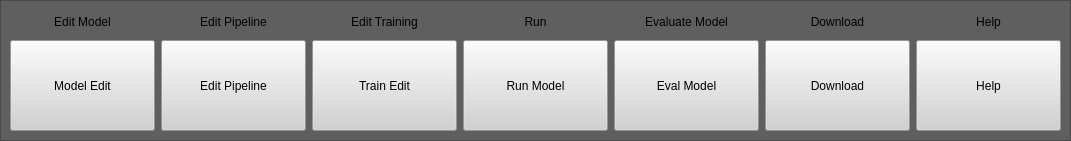
   <widget class="QFrame" name="frame">
    <property name="geometry">
     <rect>
      <x>-1</x>
      <y>-10</y>
      <width>1071</width>
      <height>141</height>
     </rect>
    </property>
    <property name="styleSheet">
     <string notr="true">background-color:rgb(95, 95, 95);
</string>
    </property>
    <property name="frameShape">
     <enum>QFrame::StyledPanel</enum>
    </property>
    <property name="frameShadow">
     <enum>QFrame::Raised</enum>
    </property>
    <widget class="QWidget" name="verticalLayoutWidget">
     <property name="geometry">
      <rect>
       <x>10</x>
       <y>10</y>
       <width>1051</width>
       <height>121</height>
      </rect>
     </property>
     <layout class="QVBoxLayout" name="verticalLayout_6">
      <item>
       <spacer name="verticalSpacer">
        <property name="orientation">
         <enum>Qt::Vertical</enum>
        </property>
        <property name="sizeType">
         <enum>QSizePolicy::Fixed</enum>
        </property>
        <property name="sizeHint" stdset="0">
         <size>
          <width>20</width>
          <height>5</height>
         </size>
        </property>
       </spacer>
      </item>
      <item>
       <layout class="QHBoxLayout" name="horizontalLayout_5">
        <item>
         <widget class="QLabel" name="label_8">
          <property name="text">
           <string>Edit Model</string>
          </property>
          <property name="alignment">
           <set>Qt::AlignCenter</set>
          </property>
         </widget>
        </item>
        <item>
         <widget class="QLabel" name="label_9">
          <property name="text">
           <string>Edit Pipeline</string>
          </property>
          <property name="alignment">
           <set>Qt::AlignCenter</set>
          </property>
         </widget>
        </item>
        <item>
         <widget class="QLabel" name="label_11">
          <property name="text">
           <string>Edit Training</string>
          </property>
          <property name="alignment">
           <set>Qt::AlignCenter</set>
          </property>
         </widget>
        </item>
        <item>
         <widget class="QLabel" name="label_13">
          <property name="text">
           <string>Run</string>
          </property>
          <property name="alignment">
           <set>Qt::AlignCenter</set>
          </property>
         </widget>
        </item>
        <item>
         <widget class="QLabel" name="label_15">
          <property name="text">
           <string>Evaluate Model</string>
          </property>
          <property name="alignment">
           <set>Qt::AlignCenter</set>
          </property>
         </widget>
        </item>
        <item>
         <widget class="QLabel" name="label_20">
          <property name="text">
           <string>Download</string>
          </property>
          <property name="alignment">
           <set>Qt::AlignCenter</set>
          </property>
         </widget>
        </item>
        <item>
         <widget class="QLabel" name="label_2">
          <property name="text">
           <string>Help</string>
          </property>
          <property name="alignment">
           <set>Qt::AlignCenter</set>
          </property>
         </widget>
        </item>
       </layout>
      </item>
      <item>
       <spacer name="verticalSpacer_31">
        <property name="orientation">
         <enum>Qt::Vertical</enum>
        </property>
        <property name="sizeType">
         <enum>QSizePolicy::Fixed</enum>
        </property>
        <property name="sizeHint" stdset="0">
         <size>
          <width>20</width>
          <height>5</height>
         </size>
        </property>
       </spacer>
      </item>
      <item>
       <layout class="QHBoxLayout" name="horizontalLayout_4">
        <item>
         <widget class="QPushButton" name="page1_btn">
          <property name="sizePolicy">
           <sizepolicy hsizetype="Minimum" vsizetype="Expanding">
            <horstretch>0</horstretch>
            <verstretch>0</verstretch>
           </sizepolicy>
          </property>
          <property name="styleSheet">
           <string notr="true">background-color: rgb(209, 209, 209)</string>
          </property>
          <property name="text">
           <string>Model Edit</string>
          </property>
         </widget>
        </item>
        <item>
         <widget class="QPushButton" name="page4_btn">
          <property name="sizePolicy">
           <sizepolicy hsizetype="Minimum" vsizetype="Expanding">
            <horstretch>0</horstretch>
            <verstretch>0</verstretch>
           </sizepolicy>
          </property>
          <property name="minimumSize">
           <size>
            <width>0</width>
            <height>0</height>
           </size>
          </property>
          <property name="styleSheet">
           <string notr="true">background-color: rgb(209, 209, 209)</string>
          </property>
          <property name="text">
           <string>Edit Pipeline</string>
          </property>
         </widget>
        </item>
        <item>
         <widget class="QPushButton" name="page2_btn">
          <property name="sizePolicy">
           <sizepolicy hsizetype="Minimum" vsizetype="Expanding">
            <horstretch>0</horstretch>
            <verstretch>0</verstretch>
           </sizepolicy>
          </property>
          <property name="styleSheet">
           <string notr="true">background-color: rgb(209, 209, 209)</string>
          </property>
          <property name="text">
           <string>Train Edit</string>
          </property>
         </widget>
        </item>
        <item>
         <widget class="QPushButton" name="page3_btn">
          <property name="sizePolicy">
           <sizepolicy hsizetype="Minimum" vsizetype="Expanding">
            <horstretch>0</horstretch>
            <verstretch>0</verstretch>
           </sizepolicy>
          </property>
          <property name="styleSheet">
           <string notr="true">background-color: rgb(209, 209, 209)</string>
          </property>
          <property name="text">
           <string>Run Model</string>
          </property>
         </widget>
        </item>
        <item>
         <widget class="QPushButton" name="eval_btn">
          <property name="sizePolicy">
           <sizepolicy hsizetype="Minimum" vsizetype="Expanding">
            <horstretch>0</horstretch>
            <verstretch>0</verstretch>
           </sizepolicy>
          </property>
          <property name="styleSheet">
           <string notr="true">background-color: rgb(209, 209, 209)</string>
          </property>
          <property name="text">
           <string>Eval Model</string>
          </property>
         </widget>
        </item>
        <item>
         <widget class="QPushButton" name="DownloadModelPageBtn">
          <property name="sizePolicy">
           <sizepolicy hsizetype="Minimum" vsizetype="Expanding">
            <horstretch>0</horstretch>
            <verstretch>0</verstretch>
           </sizepolicy>
          </property>
          <property name="styleSheet">
           <string notr="true">background-color: rgb(209, 209, 209)</string>
          </property>
          <property name="text">
           <string>Download</string>
          </property>
         </widget>
        </item>
        <item>
         <widget class="QPushButton" name="Help_Page_btn">
          <property name="sizePolicy">
           <sizepolicy hsizetype="Minimum" vsizetype="Expanding">
            <horstretch>0</horstretch>
            <verstretch>0</verstretch>
           </sizepolicy>
          </property>
          <property name="styleSheet">
           <string notr="true">background-color: rgb(209, 209, 209)</string>
          </property>
          <property name="text">
           <string>Help</string>
          </property>
         </widget>
        </item>
       </layout>
      </item>
     </layout>
    </widget>
   </widget>
